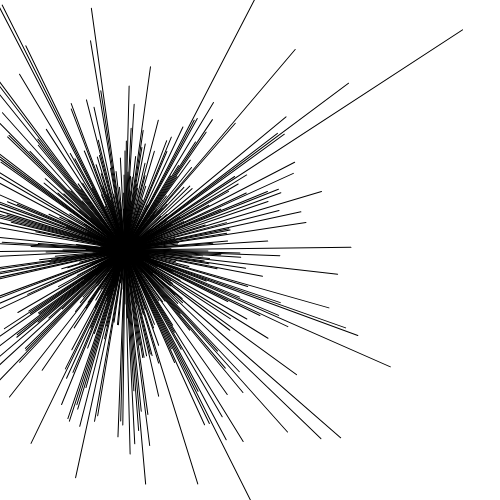
Frame 1 (no input)
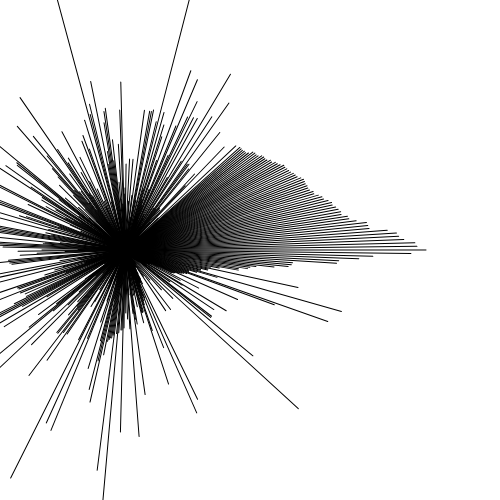
Frame 60 (no input)
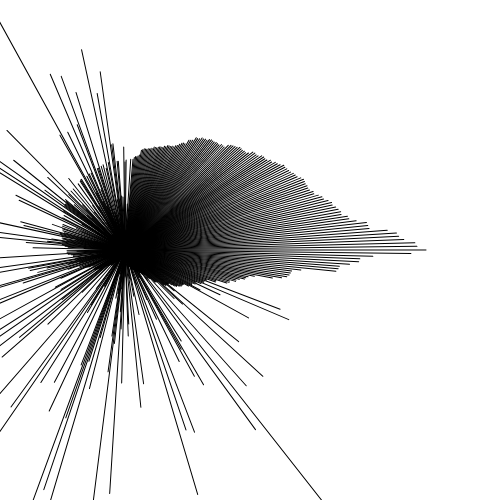
Frame 120 (the mouse pressed at the canvas centre since frame 60)

The p5.js sketch that drew these frames (run headless with seeded random() and noise() and a simulated clock; from frame 60 on, the mouse is pressed at the canvas centre):

// p5.js sketch
// ── sketch.js
let values = [];
let i = 0;
let j = 0;

function setup() {
  createCanvas(500, 500);

  for (let i = 0; i < height; i++) {
    values[i] = floor(randomGaussian(0,width/4));
  }
}

function draw() {
  background(255);
  translate(width/4, height/2);

  for (let i = 0; i < values.length; i++) {
    rotate(TWO_PI / values.length);
    stroke(0);
    let dist = abs(values[i]);
    line(0,0,dist,0);
  }

  if (i < values.length) {
    for (let j = 0; j < values.length - i - 1; j++) {
      let a = values[j];
      let b = values[j + 1];
      if (a > b) {
        swap(values, j, j + 1);
      }
    }
  } else {
    print("finished");
    noLoop();
  }
  i++;
}

function swap(arr, a, b) {
  let temp = arr[a];
  arr[a] = arr[b];
  arr[b] = temp;
}
